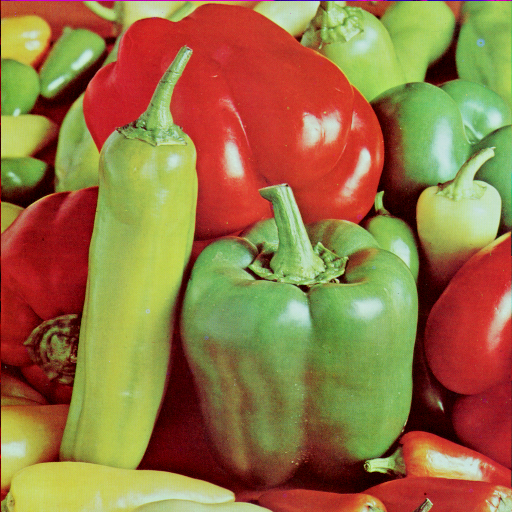
#> input picture Lab1/imgs-P1/peppers.ppm, 512 x 512 px, found by its file name; its folder holds 5 pictures in this run
$ python p1.py
#> lines starting #> are read from the running program, lines starting #| are printed output that depends on the picture
### Lab1/visualPercepUtils.py
import numpy as np
import math
import matplotlib.pyplot as plt

def computeRowsCols(N, m, n):
    print(N, m, n)
    if m is None:
        m = math.sqrt(N)
        if n is None:
            n = math.ceil(N / m)
        else:
            m = math.ceil(N / n)
    else:
        if n is None:
            n = math.ceil(N / m)
        else:
            m = math.ceil(N / n)
    m, n = max(1, m), max(1, n)
    m, n = math.ceil(m), math.ceil(n)
    #print(m, n)
    return m, n

# [12 lines left out: function showInFigs, not called in this run]

def showInGrid(imgs, m=None, n=None, title="",subtitles=None):
    N = len(imgs)
    #plt.subplots_adjust(top=5) # añadido (10/10/19) para ejecutar una entrega de un estudiante
    m, n = computeRowsCols(N, m, n)
    #print(m,n)
    fig = plt.figure(figsize=(m, n))
    plt.gray()
    for i in range(1, N + 1):
        ax=fig.add_subplot(m, n, i)
        if len(imgs[i - 1].shape) >= 2:
            plt.imshow(imgs[i - 1])
        else:
            plt.plot(imgs[i - 1])
        if subtitles is not None:
            ax.set_title(subtitles[i-1])

    fig.suptitle(title)
    #plt.savefig(title+".png")#,bbox_inches='tight')
    plt.show(block=True)

def histImg(im):
    return np.histogram(im.flatten(), 256)[0]

# [5 lines left out: function showPlusInfo, not called in this run]

def showImgsPlusHists(im, im2, title=""):
    hists = [histImg(im), histImg(im2)]
    #print(im2.shape, hists[0].shape)
    showInGrid([im, im2] + hists, title=title)
    # [11 lines of commented-out code are left out]


# [22 lines left out: functions pil2np, displayHoughPeaks, not called in this run]

def showImWithColorMap(im, title = "", cmap='spectral', fontsize=8):
    plt.imshow(im,cmap=cmap)
    plt.title(title, fontsize=fontsize)

### Lab1/p1.py
#!/usr/bin/env python
# -*- coding: utf-8 -*-

from PIL import Image
import numpy as np
import glob
import os
import visualPercepUtils as vpu

# [6 lines left out: function histeq, not called in this run]

def testHistEq(im):
    im2, cdf = histeq(im)
    return [im2, cdf]

def darkenImg(im,p=2):
    return (im[::,] ** float(p) / (255 ** (p-1))   ) # try without the float conversion and see what happens

def brightenImg(im,p=2):
    return np.power(255.0 ** (p - 1) * im[::,], 1. / p)  # notice this NumPy function is different to the scalar math.pnp

def testDarkenImg(im):
    im2 = darkenImg(im,p=2) #  Is "p=2" different here than in the function definition? Can we remove "p=" here?
    return [im2]


# [4 lines left out: function testBrightenImg, not called in this run]

path_input = './Lab1/imgs-P1/'
path_output = './Lab1/imgs-out-P1/'
bAllFiles = False
if bAllFiles:
    files = glob.glob(path_input + "*") #Changed from ~~files = glob.blob(path_input + "*.pgm")~~ so it reads all the files
else:
    files = [path_input + 'peppers.ppm'] # iglesia,huesos, path_input + 'iglesia.pgm'

bAllTests = False
if bAllTests:
    tests = ['testHistEq', 'testBrightenImg', 'testDarkenImg', 'testCheckboard']
else:
    tests = ['testDarkenImg']#['testHistEq']#['testBrightenImg']
nameTests = {'testHistEq': "Histogram equalization",
             'testBrightenImg': 'Brighten image',
             'testDarkenImg': 'Darken image', 'testCheckboard':'Checkboard'}
suffixFiles = {'testHistEq': '_heq',
               'testBrightenImg': '_br',
               'testDarkenImg': '_dk',
               'testCheckboard':'_cb'}

def saveImage(imfile, im2, test): #Exercise 2 - Lab1
    dirname,basename = os.path.dirname(imfile), os.path.basename(imfile)
    fname, fext = os.path.splitext(basename)
    #print(dname,basename)
    pil_im = Image.fromarray(im2.astype(np.uint8))  # from array to Image
    pil_im.save(path_output+'//'+fname + suffixFiles[test] + fext)

# [7 lines left out: function doRebrightenTest, not called in this run]

def invertImg(im):
    return 255 - im

# [33 lines left out: functions old_checkboardIm, checkboardIm, doCheckboardTest, not called in this run]


"""
Recursively calculate the histogram for n subdivions
"""
# [74 lines left out: functions recursiveMultihist, multihist, doMultiHistTest, expTransf, transfImage, doExpTransf, not called in this run]

bSaveResultImgs = True
def doTests():
    print("Testing on", files)
    for imfile in files:
        im = np.array(Image.open(imfile))#.convert('L'))  # from Image to array #'RGB' to have all 3 color chanels 'L' for Greyscale
#> im is the input picture: shape (512, 512, 3); mean R, G, B 149.8, 115.6, 66.5
        for test in tests:
            out = eval(test)(im)
            im2 = out[0].astype(int) #changing the values to int for the visualization
            vpu.showImgsPlusHists(im, im2, title=nameTests[test])
            if len(out) > 1:
                vpu.showPlusInfo(out[1],"cumulative histogram" if test=="testHistEq" else None)
            if bSaveResultImgs:
                saveImage(imfile, im2, test)
#> this loop made 1 pass
#| 4 None None
#> pass 1, in testDarkenImg, `im2 = darkenImg(im,p=2) #  Is "p=2" different here than in the functio..`:
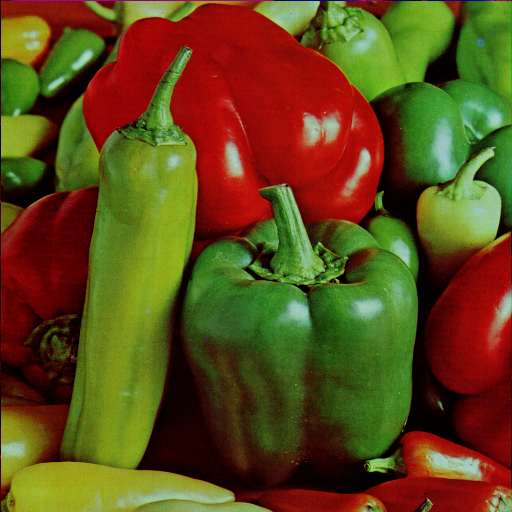
#> im2: shape (512, 512, 3) float64; mean R, G, B 96, 74.5, 25.1
#> pass 1, in showInGrid, `plt.show(block=True)`:
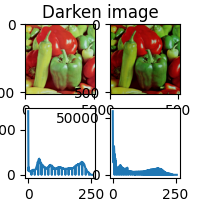
#> figure drawn by matplotlib, 4 panels; panel 3: curve peaks at x = 0, y = 28354; panel 4: curve peaks at x = 0, y = 55815

if __name__== "__main__":
    doTests()
    #I could have added the functions to the tests array instead of calling them here
    #doCheckboardTest()
    #doMultiHistTest()
    #doExpTransf()
